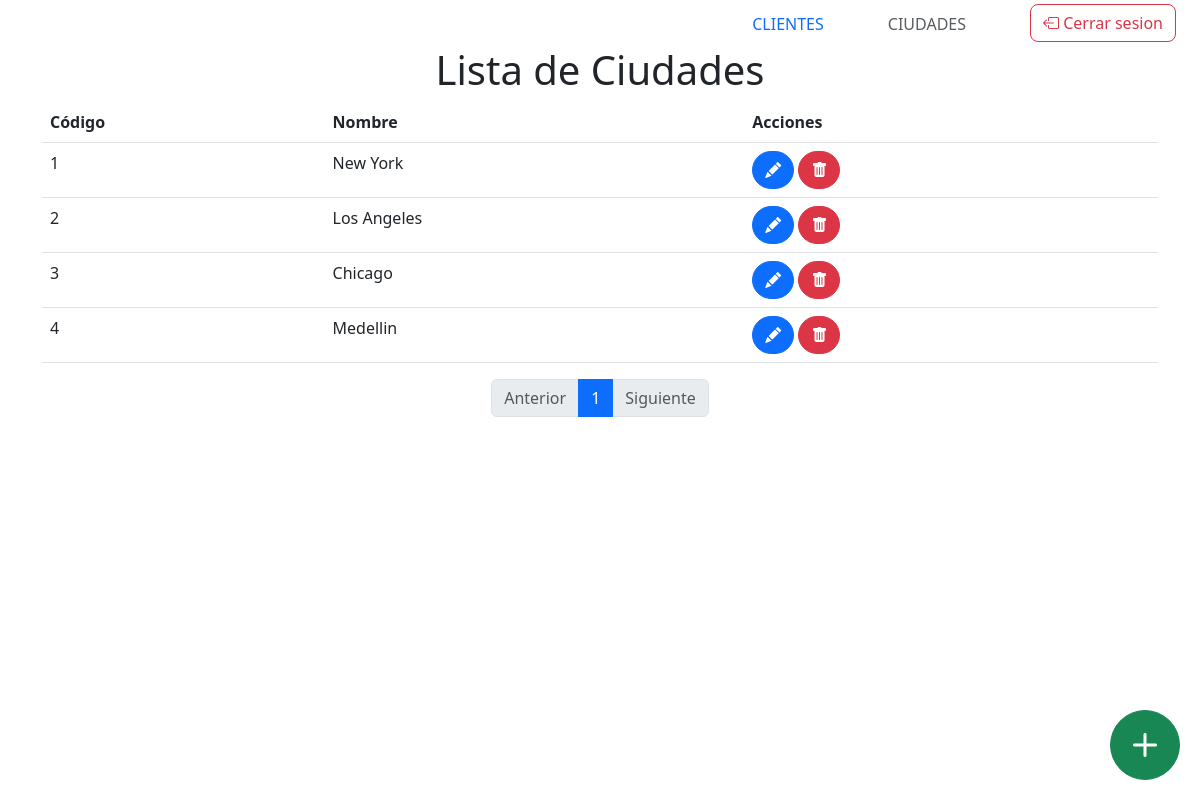
/cities (signed in), run on the app's committed database.
### Backend/models/models.py (models this page shows, shortened)
class City(db.Model):
    cod = db.Column(db.Integer, primary_key=True)
    name = db.Column(db.String(50), nullable=False)
    clients = db.relationship('Client', backref='city', lazy=True)

### Backend/controllers/city.py (the view)
@app.route('/cities', methods=['GET'], endpoint='cities_list')
@jwt_required()
def cities_list():
    current_user = get_jwt_identity()
    page = request.args.get('page', 1, type=int)
    per_page = 10
    cities = db.session.query(City).paginate(page=page, per_page=per_page)
    delete_url = url_for('cities_delete', cod=0)
    edit_url = url_for('cities_edit', cod=0)
    return render_template('cities.html', cities=cities, delete_url=delete_url, edit_url=edit_url)

### templates/cities.html (shortened to what this page needs)
{% extends "base.html" %}
{% block content %}
<center>
    <h1 class="display-6">Lista de Ciudades</h1>
</center>
<div class="container-sm">
    <table id="citiesTable" class="table table-hover">
        <thead>
            <tr>
                <th>Código</th>
                <th>Nombre</th>
                <th>Acciones</th>
            </tr>
        </thead>
        <tbody id="listCities">
            {% for city in cities.items %}
            {% if city.cod != 0 %}
            <tr id="city-{{ city.cod }}-details">
                <td id="city-{{ city.cod }}-cod">{{ city.cod }}</td>
                <td id="city-{{ city.cod }}-name">{{ city.name }}</td>
                <td>
                    <button type="button" class="btn btn-primary btn-md rounded-5" data-bs-toggle="modal"
                        data-bs-target="#editCityModal-{{ city.cod }}" title="Editar Ciudad">
                        <i class="bi bi-pencil-fill"></i>
                    </button>
                    <button type="button" class="btn btn-danger btn-md rounded-5" data-bs-toggle="modal"
                        data-bs-target="#deleteCityModal-{{ city.cod }}" title="Eliminar Ciudad">
                        <i class="bi bi-trash-fill"></i>
                    </button>
                </td>
            </tr>
            {% endif %}
            {% endfor %}
        </tbody>
    </table>
    <button type="button" class="btn btn-success" data-bs-toggle="modal" data-bs-target="#cityModal" style="font-size: 24px;
            width: 70px;
            height: 70px;
            border-radius: 50%;
            position: fixed;
            bottom: 20px;
            right: 20px;
            z-index: 100;" title="Agregar ciudad">
        <i class="bi bi-plus-lg"></i>
    </button>
    <div class="container">
        <nav>
            <ul class="pagination justify-content-center">
                {% if cities.has_prev %}
                <li class="page-item">
                    <a class="page-link" href="{{ url_for('cities_list', page=cities.prev_num) }}">Anterior</a>
                </li>
                {% else %}
                <li class="page-item disabled">
                    <a class="page-link">Anterior</a>
                </li>
                {% endif %}
                {% for page_num in cities.iter_pages() %}
                {% if page_num %}
                {% if page_num != cities.page %}
                <li class="page-item">
                    <a class="page-link" href="{{ url_for('cities_list', page=page_num) }}">{{ page_num }}</a>
                </li>
                {% else %}
                <li class="page-item active">
                    <a class="page-link">{{ page_num }}</a>
                </li>
                {% endif %}
                {% else %}
                <li class="page-item disabled">
                    <a class="page-link">...</a>
                </li>
                {% endif %}
                {% endfor %}
                {% if cities.has_next %}
                <li class="page-item">
                    <a class="page-link" href="{{ url_for('cities_list', page=cities.next_num) }}">Siguiente</a>
                </li>
                {% else %}
                <li class="page-item disabled">
                    <a class="page-link">Siguiente</a>
                </li>
                {% endif %}
            </ul>
        </nav>
    </div>
</div>
{% endblock %}

### data on the page
City: cod "1", name "New York"
City: cod "2", name "Los Angeles"
City: cod "3", name "Chicago"
City: cod "4", name "Medellin"

### other printed values
{{ page_num }} "1"
